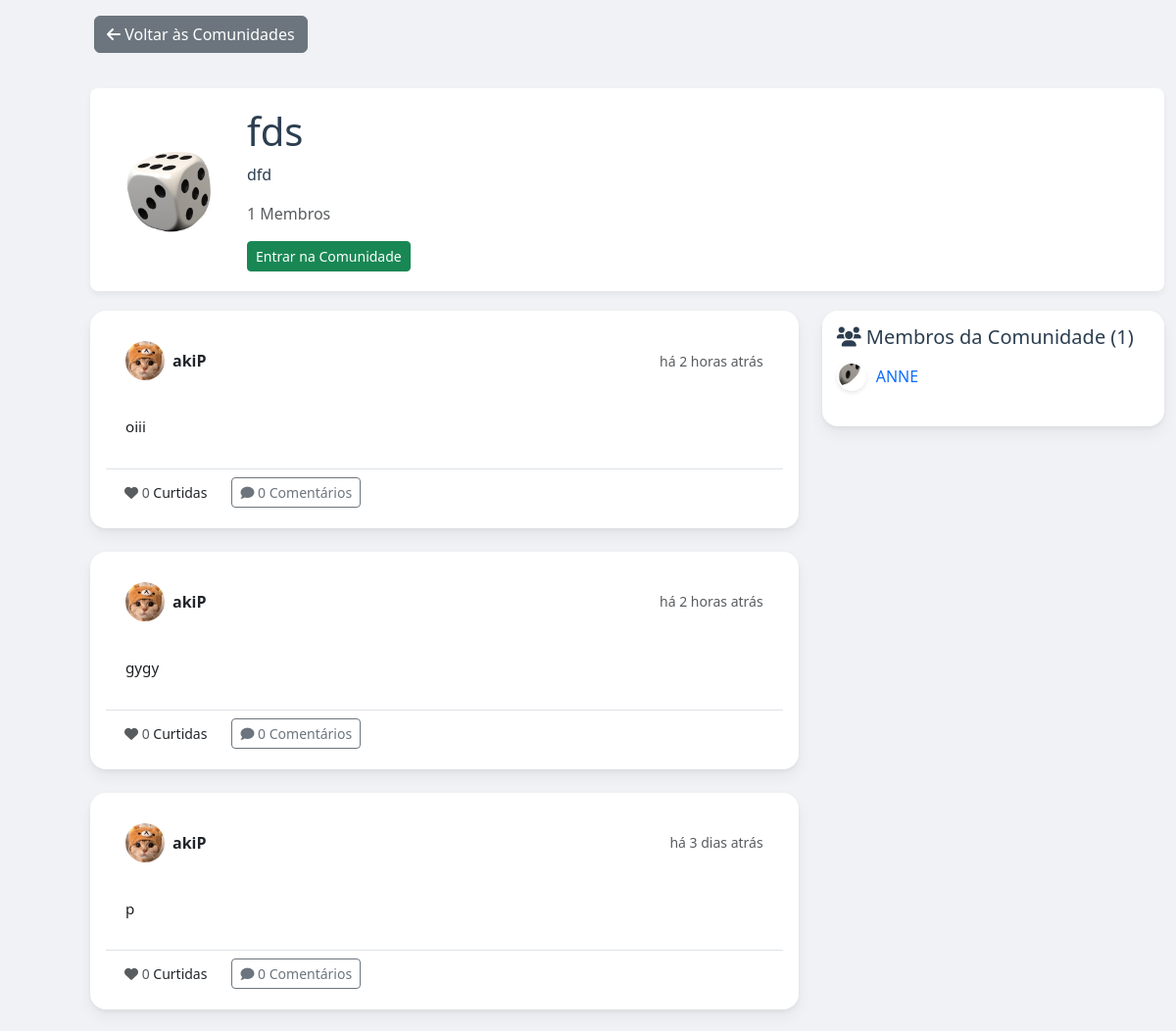
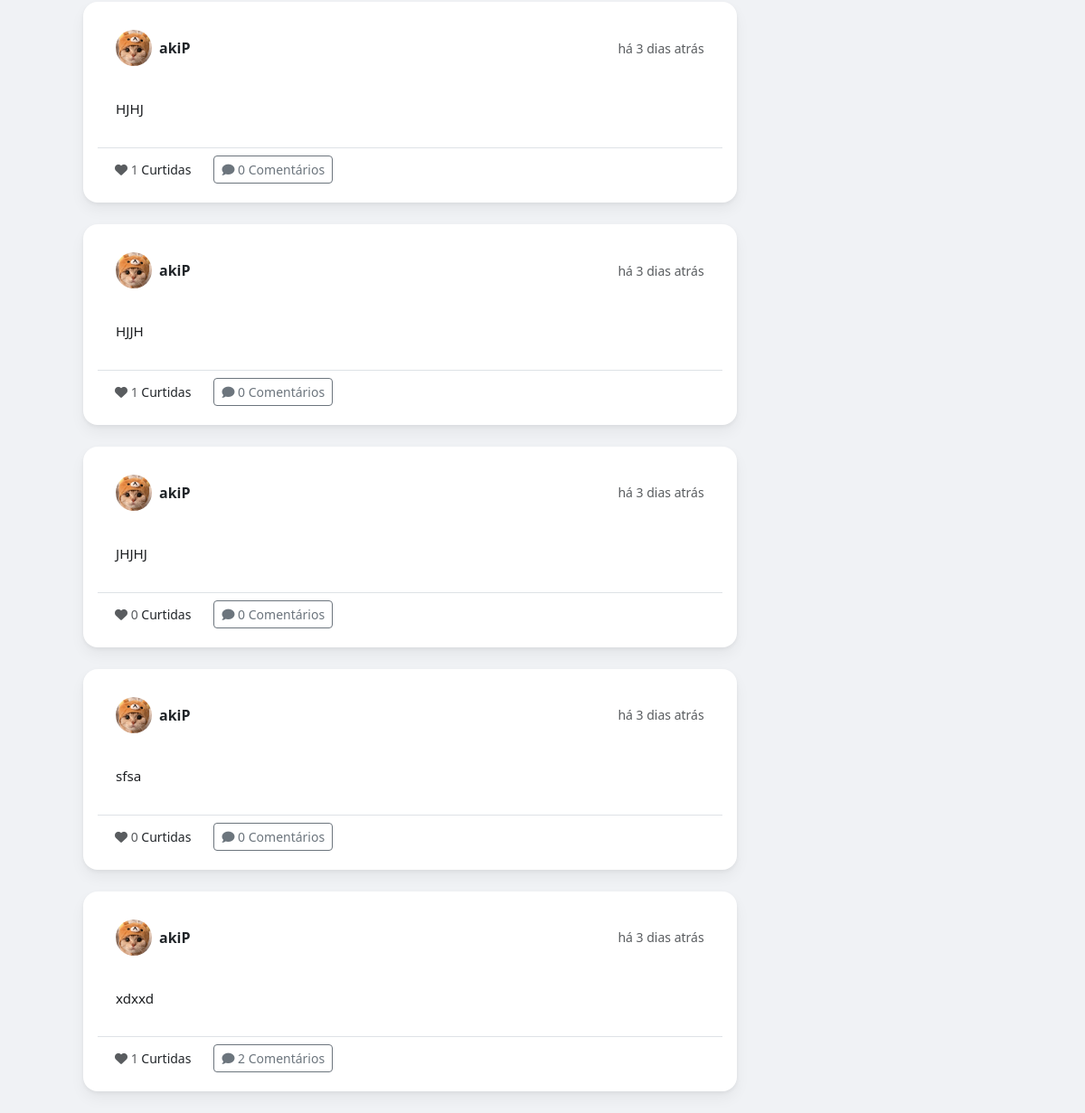
Page /NeuroBlogs/comunidade.php?id=1 (signed in) on the committed database (2 pictures, top to bottom).
### tables this page shows
CREATE TABLE `comunidades` (
  `id` int(11) NOT NULL,
  `nome_comunidade` varchar(100) NOT NULL,
  `tema_principal` varchar(100) NOT NULL,
  `descricao` text DEFAULT NULL,
  `imagem` varchar(255) DEFAULT 'uploads/comunidade/default.png',
  `id_criador` int(11) NOT NULL,
  `data_criacao` timestamp NOT NULL DEFAULT current_timestamp()
);

CREATE TABLE `posts_comunidade` (
  `id` int(11) NOT NULL,
  `usuario_id` int(11) NOT NULL COMMENT 'Quem postou',
  `id_comunidade` int(11) NOT NULL COMMENT 'Obrigatorio - Garante que está no feed principal',
  `titulo` varchar(255) NOT NULL,
  `conteudo` text NOT NULL,
  `imagem` varchar(255) DEFAULT NULL,
  `data_criacao` timestamp NOT NULL DEFAULT current_timestamp(),
  `formato` varchar(50) NOT NULL DEFAULT 'somente-texto',
  `tipo_analise` varchar(50) NOT NULL DEFAULT 'analise-aprofundada',
  `aviso_sensibilidade` varchar(50) NOT NULL DEFAULT 'sem-spoiler'
);

CREATE TABLE `perfil_usuario` (
  `id` int(11) NOT NULL COMMENT 'Chave estrangeira para usuarios.id',
  `pronoun` varchar(50) DEFAULT NULL,
  `neurotipos` varchar(100) DEFAULT NULL,
  `bio` text DEFAULT NULL COMMENT 'Biografia consolidada do usuário',
  `foto_perfil` varchar(255) NOT NULL DEFAULT 'imagens/default.png',
  `cor_fundo_pref` varchar(7) NOT NULL DEFAULT '#FFFFFF',
  `cor_texto_pref` varchar(7) NOT NULL DEFAULT '#374151',
  `tamanho_fonte_pref` varchar(10) NOT NULL DEFAULT 'medium',
  `fonte_preferida` varchar(50) NOT NULL DEFAULT 'sans-serif'
);

CREATE TABLE `usuarios` (
  `id` int(10) NOT NULL,
  `email` varchar(100) NOT NULL,
  `senha` varchar(100) NOT NULL,
  `apelido` varchar(50) NOT NULL,
  `nivel` int(1) NOT NULL
);

### NeuroBlogs/comunidade.php (the view, shortened to what this page needs)
<?php
include "conexao.php";
$userId = $_SESSION['usuario_id'] ?? 0;
$comunidadeId = $_GET['id'] ?? 0;
if (!function_exists('time_ago')) {
    function time_ago($timestamp) {
        $time_ago = strtotime($timestamp);
        $current_time = time();
        $time_difference = $current_time - $time_ago;
        $seconds = abs($time_difference);
        $minutes = round($seconds / 60);
        $hours = round($seconds / 3600);
        $days = round($seconds / 86400);
        $weeks = round($seconds / 604800);
        $months = round($seconds / 2629440);
        $years = round($seconds / 31553280);
        if ($seconds <= 60) return "agora mesmo";
        elseif ($minutes <= 60) return $minutes == 1 ? "há 1 minuto atrás" : "há {$minutes} minutos atrás";
        elseif ($hours <= 24) return $hours == 1 ? "há 1 hora atrás" : "há {$hours} horas atrás";
        elseif ($days <= 7) return $days == 1 ? "há 1 dia atrás" : "há {$days} dias atrás";
        elseif ($weeks <= 4.3) return $weeks == 1 ? "há 1 semana atrás" : "há {$weeks} semanas atrás";
        elseif ($months <= 12) return $months == 1 ? "há 1 mês atrás" : "há {$months} meses atrás";
        else return $years == 1 ? "há 1 ano atrás" : "há {$years} anos atrás";
    }
}
$sql_select_community = "
    SELECT c.nome_comunidade, c.descricao, c.id_criador, c.imagem, COUNT(m.id_usuario) AS total_membros
    FROM comunidades c
    LEFT JOIN membros_comunidade m ON c.id = m.id_comunidade
    WHERE c.id = ?
    GROUP BY c.id
";
$stmt_community = mysqli_prepare($conn, $sql_select_community);
mysqli_stmt_bind_param($stmt_community, "i", $comunidadeId);
mysqli_stmt_execute($stmt_community);
$result_community = mysqli_stmt_get_result($stmt_community);
$community = mysqli_fetch_assoc($result_community);
$isCreator = ($userId == $community['id_criador']);
$isMember = false;
function fetch_members($conn, $communityId) {
    $sql_members = "
        SELECT u.id, u.apelido, pu.foto_perfil
        FROM membros_comunidade mc
        JOIN usuarios u ON mc.id_usuario = u.id
        LEFT JOIN perfil_usuario pu ON u.id = pu.id
        WHERE mc.id_comunidade = ?
    ";
    $stmt_members = mysqli_prepare($conn, $sql_members);
    mysqli_stmt_bind_param($stmt_members, "i", $communityId);
    mysqli_stmt_execute($stmt_members);
    $result_members = mysqli_stmt_get_result($stmt_members);
    return mysqli_fetch_all($result_members, MYSQLI_ASSOC);
}
$members = fetch_members($conn, $comunidadeId);
function fetch_comments_for_post($conn, $postId) {
    $comments = [];
    $sql = "
        SELECT
            c.id, c.conteudo, c.data_criacao,
            u.apelido, u.id AS usuario_id, pu.foto_perfil
        FROM comentarios_comunidade c
        JOIN usuarios u ON c.id_usuario = u.id
        LEFT JOIN perfil_usuario pu ON u.id = pu.id
        WHERE c.id_postagem = ?
        ORDER BY c.data_criacao ASC
    ";
    $stmt = mysqli_prepare($conn, $sql);
    mysqli_stmt_bind_param($stmt, "i", $postId);
    mysqli_stmt_execute($stmt);
    $result = mysqli_stmt_get_result($stmt);
    while ($row = mysqli_fetch_assoc($result)) {
        $comments[] = $row;
    }
    return $comments;
}
function fetch_community_posts($conn, $communityId, $userId) {
    $posts = [];
    $sql = "
        SELECT
            pc.id, pc.conteudo, pc.imagem AS imagem_post, pc.data_criacao,
            u.apelido, u.id AS usuario_id, pu.foto_perfil,
            (SELECT COUNT(*) FROM curtidas_comunidade cc WHERE cc.id_postagem = pc.id) AS likes_count,
            (SELECT COUNT(*) FROM comentarios_comunidade ccom WHERE ccom.id_postagem = pc.id) AS comments_count,
            (SELECT 1 FROM curtidas_comunidade cc WHERE cc.id_postagem = pc.id AND cc.id_usuario = ?) AS liked_by_user
        FROM posts_comunidade pc
        JOIN usuarios u ON pc.usuario_id = u.id
        LEFT JOIN perfil_usuario pu ON u.id = pu.id
        WHERE pc.id_comunidade = ?
        ORDER BY pc.data_criacao DESC
    ";
    $stmt = mysqli_prepare($conn, $sql);
    mysqli_stmt_bind_param($stmt, "ii", $userId, $communityId);
    mysqli_stmt_execute($stmt);
    $result = mysqli_stmt_get_result($stmt);
    while ($row = mysqli_fetch_assoc($result)) {
        $row['comments'] = fetch_comments_for_post($conn, $row['id']);
        $posts[] = $row;
    }
    return $posts;
}
$posts = fetch_community_posts($conn, $comunidadeId, $userId);
?>
<!DOCTYPE html>
<html lang="pt-br">
<head>
    <link rel="stylesheet" href="https://cdn.jsdelivr.net/npm/bootstrap@5.3.6/dist/css/bootstrap.min.css">
    <link rel="stylesheet" href="https://cdnjs.cloudflare.com/ajax/libs/font-awesome/6.0.0-beta3/css/all.min.css">
    <link rel="stylesheet" href="homePage.css">
</head>
<body>
    <a href="comunidades.php" class="btn btn-secondary m-3"><i class="fas fa-arrow-left"></i> Voltar às Comunidades</a>
    <div class="container community-container">
        <div class="community-header">
            <div class="community-image-container">
                <img id="community-photo-img"
                    src="<?php echo htmlspecialchars($community['imagem'] ?? 'uploads/comunidade/default.png'); ?>"
                    alt="Imagem da Comunidade" class="community-image">
            </div>
            <div class="community-info">
                <h1><?php echo htmlspecialchars($community['nome_comunidade']); ?>
                </h1>
                <p><?php echo nl2br(htmlspecialchars($community['descricao'])); ?></p>
                <p class="text-muted"><?php echo $community['total_membros']; ?> Membros</p>
                <?php if (!$isCreator): ?>
                    <button class="btn btn-sm <?php echo $isMember ? 'btn-danger' : 'btn-success'; ?>"
                            data-community-id="<?php echo $comunidadeId; ?>"
                            data-action="<?php echo $isMember ? 'leave' : 'join'; ?>">
                        <?php echo $isMember ? 'Sair da Comunidade' : 'Entrar na Comunidade'; ?>
                    </button>
                <?php endif; ?>
            </div>
        </div>
        <div class="row">
            <div class="col-md-8">
                <div class="community-feed">
                    <?php if (empty($posts)): ?>
                        <p class="alert alert-info">Nenhuma publicação nesta comunidade ainda.</p>
                    <?php else: ?>
                        <?php
                            foreach ($posts as $post):
                            $postId = $post['id'];
                            $isPostLiked = $post['liked_by_user'];
                        ?>
                            <div class="card mb-4 post-card">
                                <div class="card-body">
                                    <div class="post-header d-flex align-items-center mb-3">
                                        <img src="<?php echo htmlspecialchars($post['foto_perfil'] ?? 'uploads/perfil/default.png'); ?>" alt="Foto de Perfil" class="rounded-circle me-2" style="width: 40px; height: 40px; object-fit: cover;">
                                        <a href="perfil.php?id=<?php echo $post['usuario_id']; ?>" class="fw-bold text-decoration-none text-dark"><?php echo htmlspecialchars($post['apelido']); ?></a>
                                        <small class="text-muted ms-auto" title="<?php echo htmlspecialchars($post['data_criacao']); ?>">
                                            <?php echo time_ago($post['data_criacao']); ?>
                                        </small>
                                    </div>
                                    <p class="card-text post-content"><?php echo nl2br(htmlspecialchars($post['conteudo'])); ?></p>
                                    <div class="post-actions border-top pt-2 d-flex">
                                        <button class="btn btn-sm like-btn me-3" data-post-id="<?php echo $postId; ?>" data-is-liked="<?php echo $isPostLiked ? 'true' : 'false'; ?>">
                                            <i class="fas fa-heart <?php echo $isPostLiked ? 'text-danger' : 'text-muted'; ?>"></i>
                                            <span class="like-count text-muted"><?php echo $post['likes_count']; ?></span> Curtidas
                                        </button>
                                        <button class="btn btn-sm btn-outline-secondary" type="button" data-bs-toggle="collapse" data-bs-target="#comments-<?php echo $postId; ?>" aria-expanded="false" aria-controls="comments-<?php echo $postId; ?>">
                                            <i class="fas fa-comment"></i>
                                            <span id="count-<?php echo $postId; ?>" class="comment-count"><?php echo $post['comments_count']; ?></span> Comentários
                                        </button>
                                    </div>
                                </div>
                            </div>
                        <?php endforeach; ?>
                    <?php endif; ?>
                </div>
            </div>
            <div class="col-md-4">
                <div class="member-list">
                    <h5><i class="fas fa-users"></i> Membros da Comunidade (<?php echo count($members); ?>)</h5>
                    <ul class="list-unstyled" id="member-list-items">
                        <?php foreach ($members as $member):
                        ?>
                            <li class="member-item" data-member-id="<?php echo $member['id']; ?>">
                                <div class="member-info">
                                    <img src="<?php echo htmlspecialchars($member['foto_perfil'] ?? 'uploads/perfil/default.png'); ?>" alt="Foto de Perfil">
                                    <a href="perfil.php?id=<?php echo $member['id']; ?>"><?php echo htmlspecialchars($member['apelido']); ?></a>
                                </div>
                            </li>
                        <?php endforeach; ?>
                    </ul>
                </div>
            </div>
        </div>
    </div>
</body>
</html>

### NeuroBlogs/homePage.css (style rules this page uses)
:root { --primary-color: #3498db; --primary-hover: #2980b9; --secondary-color: #2c3e50; --bg-body: #f0f2f5; --bg-card: #ffffff; --text-muted: #65676b; --nav-width: 80px; --shadow-soft: 0 2px 4px rgba(0, 0, 0, 0.05), 0 8px 16px rgba(0, 0, 0, 0.05); --border-radius-card: 16px; }
*, *::before, *::after { box-sizing: border-box; }
body { background-color: var(--bg-body); font-family: 'Segoe UI', Helvetica, Arial, sans-serif; color: var(--secondary-color); margin: 0; padding: 0; padding-left: var(--nav-width); }
a { text-decoration: none; transition: 0.3s; }
.card, .post-form-card, .member-list { background-color: var(--bg-card) !important; border: none !important; border-radius: var(--border-radius-card) !important; box-shadow: var(--shadow-soft) !important; margin-bottom: 24px !important; }
.post-header { padding: 15px 20px; display: flex; align-items: center; }
.post-content { padding: 5px 20px 15px 20px; color: #1c1e21; font-size: 0.95rem; }
.post-actions { border-top: 1px solid #f0f2f5; padding: 5px 10px; display: flex; }
.member-list { position: sticky; top: 20px; }
.member-list li { transition: background 0.2s; border-radius: 8px; }
.member-list img { border: 2px solid #fff; box-shadow: 0 2px 4px rgba(0,0,0,0.1); }

### NeuroBlogs/comunidade.php (style rules this page uses)
.community-container { max-width: 1200px; margin: 0 auto; padding-top: 20px; }
.community-header { background-color: #fff; border-radius: 8px; padding: 20px; margin-bottom: 20px; box-shadow: 0 4px 6px rgba(0, 0, 0, 0.05); display: flex; align-items: center; }
.community-image-container { width: 120px; height: 120px; border-radius: 50%; overflow: hidden; margin-right: 20px; position: relative; }
.community-image { width: 100%; height: 100%; object-fit: cover; }
.member-list { background-color: #fff; border-radius: 8px; padding: 15px; margin-bottom: 20px; box-shadow: 0 4px 6px rgba(0, 0, 0, 0.05); }
.member-item { display: flex; align-items: center; justify-content: space-between; padding: 5px 0; border-bottom: 1px solid #eee; }
.member-item:last-child { border-bottom: none; }
.member-info { display: flex; align-items: center; }
.member-info img { width: 30px; height: 30px; border-radius: 50%; margin-right: 10px; }

### rows in the picture
comunidades: imagem (picture), nome_comunidade "fds", descricao "dfd"
posts_comunidade: perfil_usuario.foto_perfil (picture), usuario.apelido "akiP", data_criacao "há 2 horas atrás", conteudo "oiii", likes_count "0", comments_count "0"
posts_comunidade: perfil_usuario.foto_perfil (picture), usuario.apelido "akiP", data_criacao "há 2 horas atrás", conteudo "gygy", likes_count "0", comments_count "0"
posts_comunidade: perfil_usuario.foto_perfil (picture), usuario.apelido "akiP", data_criacao "há 3 dias atrás", conteudo "p", likes_count "0", comments_count "0"
posts_comunidade: perfil_usuario.foto_perfil (picture), usuario.apelido "akiP", data_criacao "há 3 dias atrás", conteudo "HJHJ", likes_count "1", comments_count "0"
posts_comunidade: perfil_usuario.foto_perfil (picture), usuario.apelido "akiP", data_criacao "há 3 dias atrás", conteudo "HJJH", likes_count "1", comments_count "0"
posts_comunidade: perfil_usuario.foto_perfil (picture), usuario.apelido "akiP", data_criacao "há 3 dias atrás", conteudo "JHJHJ", likes_count "0", comments_count "0"
posts_comunidade: perfil_usuario.foto_perfil (picture), usuario.apelido "akiP", data_criacao "há 3 dias atrás", conteudo "sfsa", likes_count "0", comments_count "0"
posts_comunidade: perfil_usuario.foto_perfil (picture), usuario.apelido "akiP", data_criacao "há 3 dias atrás", conteudo "xdxxd", likes_count "1", comments_count "2"
perfil_usuario: foto_perfil (picture), id.apelido "ANNE"

### other values in the picture
$community['total_membros'] "1"
count($members) "1"
